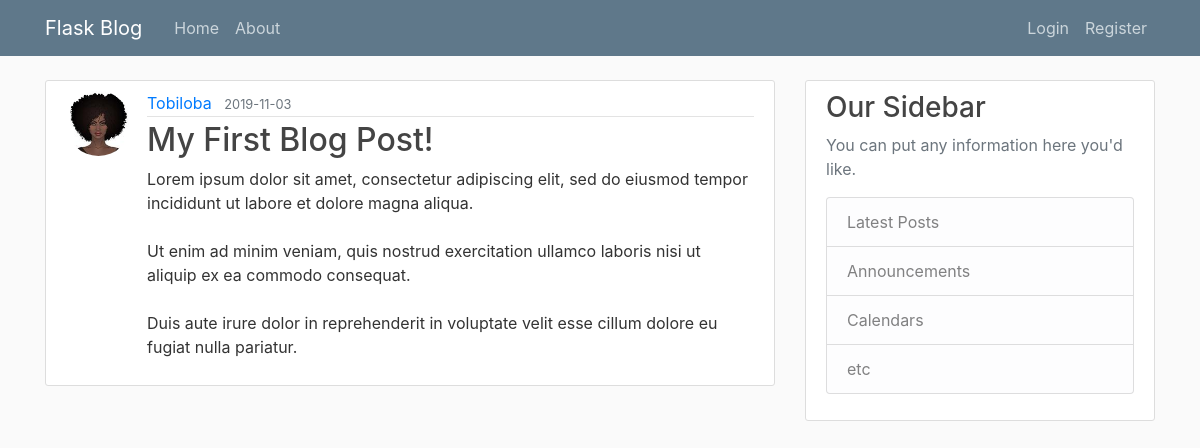
/post/1, run on the app's committed database.
### flaskblog/models.py (models this page shows, shortened)
class User(db.Model, UserMixin):
    id = db.Column(db.Integer, primary_key=True)
    username = db.Column(db.String(20), unique=True, nullable=False)
    email = db.Column(db.String(120), unique=True, nullable=False)
    image_file = db.Column(db.String(20), nullable=False, default='default.jpg')
    password = db.Column(db.String(60), nullable=False)
    posts = db.relationship('Post', backref='author', lazy=True)

class Post(db.Model):
    id = db.Column(db.Integer, primary_key=True)
    title = db.Column(db.String(100), nullable=False)
    date_posted = db.Column(db.DateTime, nullable=False, default=datetime.utcnow)
    content = db.Column(db.Text(), nullable=False)
    user_id = db.Column(db.Integer, db.ForeignKey('user.id'), nullable=False)

### flaskblog/routes.py (the view)
@app.route('/post/<int:post_id>')
def post(post_id):
    post = Post.query.get_or_404(post_id)
    return render_template('post.html', title='Post', post=post)

### flaskblog/templates/post.html (shortened to what this page needs)
{% extends "layout.html" %}
{% block content %}
    <article class="media content-section">
        <img src="{{ url_for('static', filename='profile_pictures/' + post.author.image_file) }}" alt="user profile picture" class="rounded-circle article-img">
        <div class="media-body">
            <div class="article-metadata">
                <a class="mr-2" href="{{ url_for('author_posts', username=post.author.username) }}">{{ post.author.username }}</a>
                <small class="text-muted">{{ post.date_posted.strftime('%Y-%m-%d') }}</small>
            </div>
            <h2 class="article-title">{{ post.title }}</h2>
            <p class="article-content">{{ post.content }}</p>
        </div>
    </article>
{% endblock content %}

### flaskblog/static/main.css (style rules this page uses)
body { background: #fafafa; color: #333333; margin-top: 5rem; }
h1, h2, h3, h4, h5, h6 { color: #444444; }
.content-section { background: #ffffff; padding: 10px 20px; border: 1px solid #dddddd; border-radius: 3px; margin-bottom: 20px; }
.article-title { color: #444444; }
.article-content { white-space: pre-line; }
.article-img { height: 65px; width: 65px; margin-right: 16px; }
.article-metadata { padding-bottom: 1px; margin-bottom: 4px; border-bottom: 1px solid #e3e3e3 }

### data on the page
User: image_file (picture), author.username "Tobiloba"
Post: date_posted "2019-11-03", title "My First Blog Post!", content "Lorem ipsum dolor sit amet, consectetur adipiscing elit, sed do eiusmod tempor incididunt ut labore et dolore magna aliqua. Ut enim ad minim veniam, quis nostrud exercitation ullamco laboris nisi ut aliquip ex ea commodo consequat. Duis aute irure dolor in reprehenderit in voluptate velit esse cillum dolore eu fugiat nulla pariatur."
